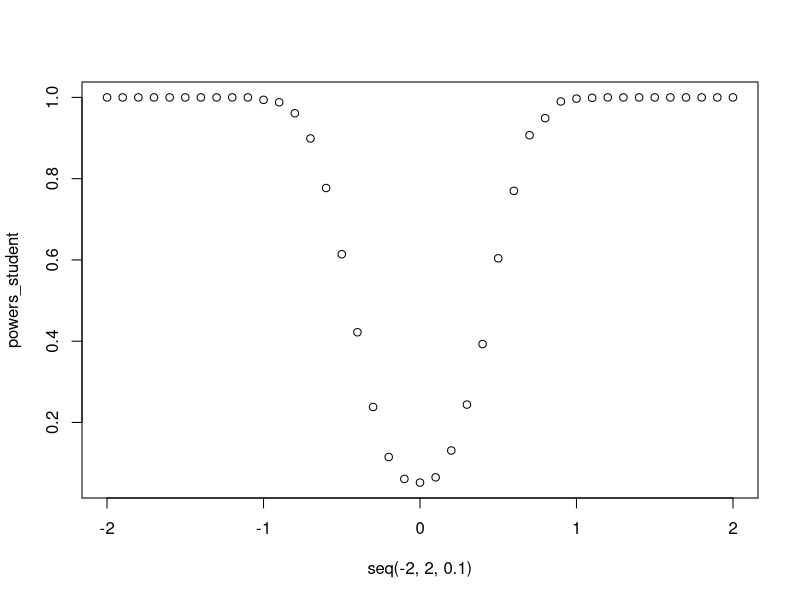
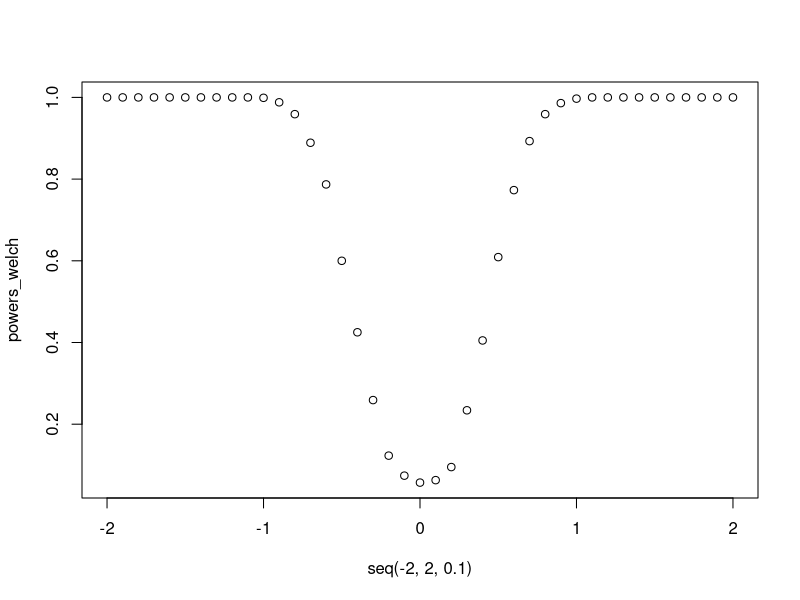
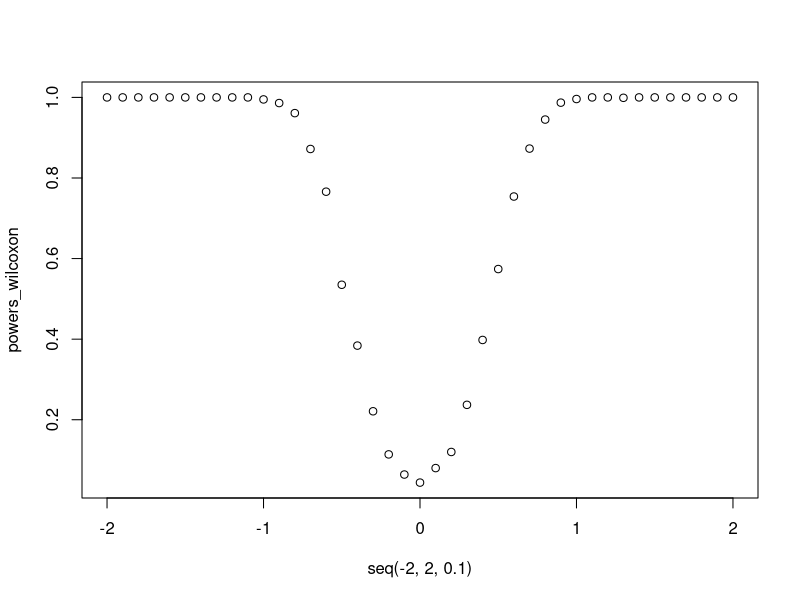
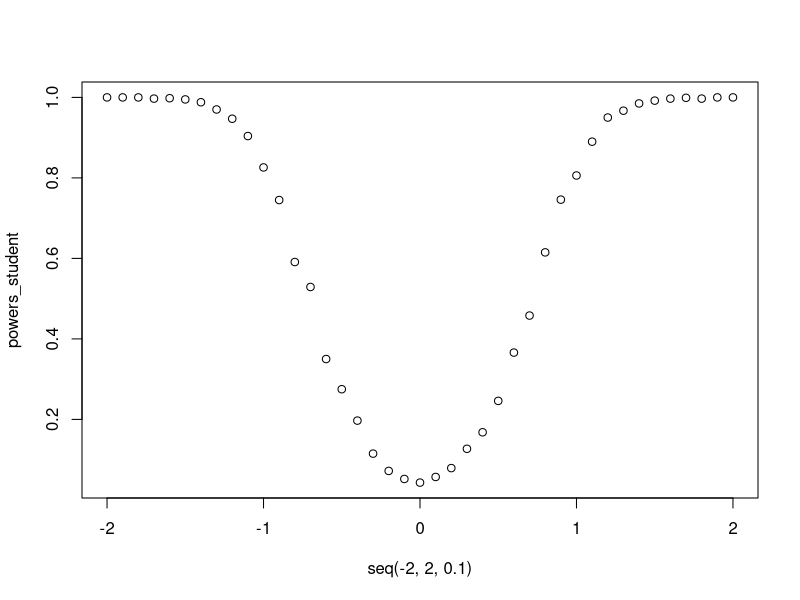
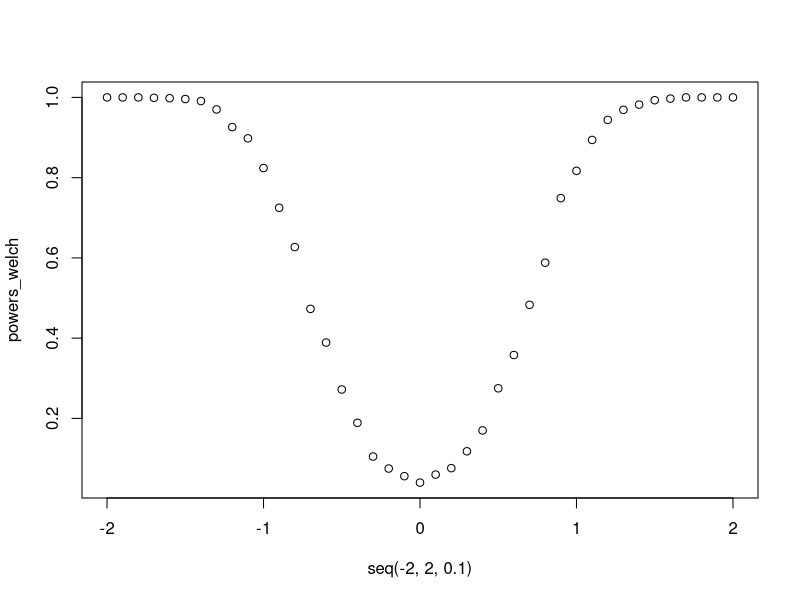
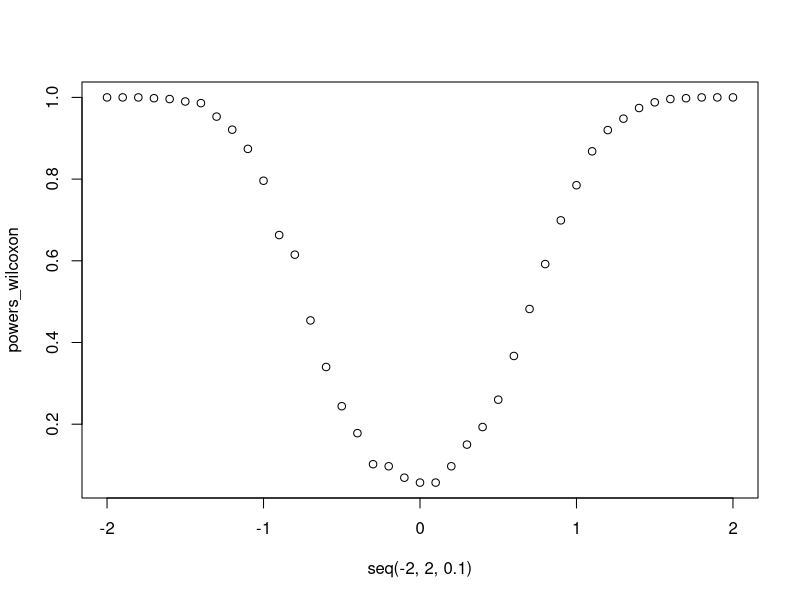

The R source for these figures, in order: (Note: a time limit stopped this script after it produced the figures.)
alpha = .05

t.power1 = function(nsamp=c(200,200),nsim=1000,means=c(0,0),sds=c(1,1),var.equal=TRUE){
  tps = replicate(nsim,
                  t.test(rnorm(nsamp[1],mean=means[1],sd=sds[1]),
                         rnorm(nsamp[2],mean=means[2],sd=sds[2]), var.equal = var.equal)$p.value)
  
  sum(tps < alpha/2 | tps > 1 - alpha/2) / nsim
}

wilcoxon.power = function(nsamp=c(200,200),nsim=1000,means=c(0,0),sds=c(1,1)){
  tps = replicate(nsim,
                  wilcox.test(rnorm(nsamp[1],mean=means[1],sd=sds[1]),
                              rnorm(nsamp[2],mean=means[2],sd=sds[2]))$p.value)
  
  sum(tps < alpha/2 | tps > 1 - alpha/2) / nsim
}

## TASK 1
powers_student <- vector(mode="numeric", length=0)
powers_welch <- vector(mode="numeric", length=0)
powers_wilcoxon <- vector(mode="numeric", length=0)
for (i in seq(-2,2,.1)){
  powers_student = c(powers_student, t.power1(means = c(0, i), sds = c(2,2)))
  powers_welch = c(powers_welch, t.power1(means = c(0, i), sds = c(2,2), var.equal = FALSE))
  powers_wilcoxon = c(powers_wilcoxon, wilcoxon.power(means = c(0, i), sds = c(2,2)))
}

plot(seq(-2,2,.1), powers_student)
plot(seq(-2,2,.1), powers_welch)
plot(seq(-2,2,.1), powers_wilcoxon)

##TASK 2
powers_student <- vector(mode="numeric", length=0)
powers_welch <- vector(mode="numeric", length=0)
powers_wilcoxon <- vector(mode="numeric", length=0)
for (i in seq(-2,2,.1)){
  powers_student = c(powers_student, t.power1(means = c(0, i), sds = c(2,4)))
  powers_welch = c(powers_welch, t.power1(means = c(0, i), sds = c(2,4), var.equal = FALSE))
  powers_wilcoxon = c(powers_wilcoxon, wilcoxon.power(means = c(0, i), sds = c(2,4)))
}

plot(seq(-2,2,.1), powers_student)
plot(seq(-2,2,.1), powers_welch)
plot(seq(-2,2,.1), powers_wilcoxon)

##TASK 3
powers_student <- vector(mode="numeric", length=0)
powers_welch <- vector(mode="numeric", length=0)
powers_wilcoxon <- vector(mode="numeric", length=0)

for (i in seq(0,4,.1)){
  tps = replicate(1000,
                  t.test(rexp(200,rate = 1/2),
                         rexp(200,rate = 1/i), var.equal = TRUE)$p.value)
  powers_student = c(powers_student, sum(tps < alpha/2 | tps > 1 - alpha/2) / 1000)
}

for (i in seq(0,4,.1)){
  tps = replicate(1000,
                  t.test(rexp(200,rate = 1/2),
                         rexp(200,rate = 1/i), var.equal = FALSE)$p.value)
  powers_welch = c(powers_welch, sum(tps < alpha/2 | tps > 1 - alpha/2) / 1000)
}

for (i in seq(0,4,.1)){
  tps = replicate(1000,
                  wilcox.test(rexp(200,rate = 1/2),
                              rexp(200,rate = 1/i))$p.value)
  powers_wilcoxon = c(powers_wilcoxon, sum(tps < alpha/2 | tps > 1 - alpha/2) / 1000)
}

plot(seq(0,4,.1), powers_student)
plot(seq(0,4,.1), powers_welch)
plot(seq(0,4,.1), powers_wilcoxon)

#power.t.test
